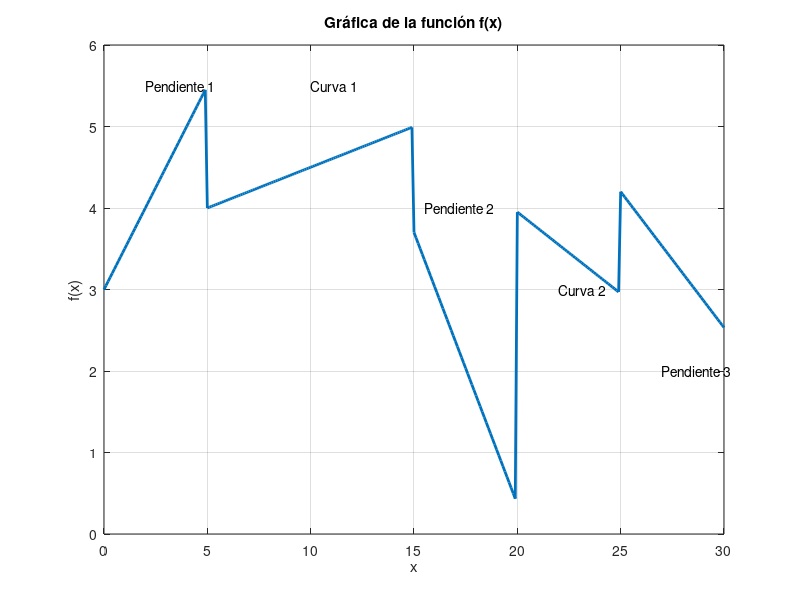

Recreate this plot in MATLAB.
% Ejercicio 6-TP2 

% Borramos las variables previas y la ventana de comandos
clc
clear
close all

% Definimos los puntos x
x = 0:0.1:30; % Desde 0 a 30 con incremento de 0.1

% Inicializamos el vector de la función f(x)
f = zeros(size(x));

% Definimos cada parte de la función según las pendientes y curvas

% Pendiente 1: f(x) = 0.5*x + 3 desde x = 0 a 5
f(x >= 0 & x < 5) = 0.5 * x(x >= 0 & x < 5) + 3;

% Curva 1: f(x) = 0.1*(x - 5) + 4 desde x = 5 a 15
f(x >= 5 & x < 15) = (0.1 * (x(x >= 5 & x < 15) - 5)) + 4;

% Pendiente 2: f(x) = -2/3*(x - 15) + f(15) desde x = 15 a 20
f(x >= 15 & x < 20) = -(2/3) * (x(x >= 15 & x < 20) - 15) + f(15);

% Curva 2: f(x) se define gradualmente desde x = 20 a 25
f(x >= 20 & x < 25) = -0.2*(x(x >= 20 & x < 25) - 20) + f(20);

% Pendiente 3: f(x) = -1/3*(x - 25) + f(25) desde x = 25 a 30
f(x >= 25 & x <= 30) = -(1/3) * (x(x >= 25 & x <= 30) - 25) + f(25);

% Graficar la función
figure;
plot(x, f, 'LineWidth', 2);
xlabel('x');
ylabel('f(x)');
title('Gráfica de la función f(x)');
grid on;

% Añadir etiquetas para los segmentos
text(2, 5.5, 'Pendiente 1', 'FontSize', 10);
text(10, 5.5, 'Curva 1', 'FontSize', 10);
text(15.5, 4, 'Pendiente 2', 'FontSize', 10);
text(22, 3, 'Curva 2', 'FontSize', 10);
text(27, 2, 'Pendiente 3', 'FontSize', 10);
 
% Datos de la tabla
% [ \begin{array}{c|ccc} v , \text{[m}^3/\text{kg]} & 0.10377 & 0.11144 & 0.1254 \ \hline s , \text{[kJ/kg} \cdot \text{K]} & 6.4147 & 6.5453 & 6.7664 \end{array} ]
% 
% Parte a: Interpolación lineal
% Valores para la interpolación
% 
% (v_1 = 0.10377 , \text{m}^3/\text{kg}), (s_1 = 6.4147 , \text{kJ/kg} \cdot \text{K})
% (v_2 = 0.11144 , \text{m}^3/\text{kg}), (s_2 = 6.5453 , \text{kJ/kg} \cdot \text{K})
% (v = 0.108 , \text{m}^3/\text{kg})
% Interpolación lineal [ s = s_1 + \frac{(s_2 - s_1)}{(v_2 - v_1)} \cdot (v - v_1) ]
% 
% Cálculo
% 
% Diferencia de entropía: (s_2 - s_1 = 6.5453 - 6.4147 = 0.1306)
% Diferencia de volumen: (v_2 - v_1 = 0.11144 - 0.10377 = 0.00767)
% Sustituyendo: [ s = 6.4147 + \frac{0.1306}{0.00767} \cdot (0.108 - 0.10377) ]
% (s = 6.4147 + 17.0203 \cdot 0.00423)
% (s \approx 6.4147 + 0.0719 \approx 6.4866 , \text{kJ/kg} \cdot \text{K})
% Parte b: Interpolación cuadrática
% Valores para la interpolación cuadrática Utilizando los tres puntos de la tabla:
% 
% (x_0 = 0.10377, , y_0 = 6.4147)
% (x_1 = 0.11144, , y_1 = 6.5453)
% (x_2 = 0.1254, , y_2 = 6.7664)
% Interpolación cuadrática [ s = \frac{(v - x_1)(v - x_2)}{(x_0 - x_1)(x_0 - x_2)}y_0 + \frac{(v - x_0)(v - x_2)}{(x_1 - x_0)(x_1 - x_2)}y_1 + \frac{(v - x_0)(v - x_1)}{(x_2 - x_0)(x_2 - x_1)}y_2 ]
% 
% Cálculo [ s = \frac{(0.108 - 0.11144)(0.108 - 0.1254)}{(0.10377 - 0.11144)(0.10377 - 0.1254)} \times 6.4147 + \frac{(0.108 - 0.10377)(0.108 - 0.1254)}{(0.11144 - 0.10377)(0.11144 - 0.1254)} \times 6.5453 + \frac{(0.108 - 0.10377)(0.108 - 0.11144)}{(0.1254 - 0.10377)(0.1254 - 0.11144)} \times 6.7664 ]
% 
% Realizando los cálculos, se obtiene: [ s \approx 6.4870 , \text{kJ/kg} \cdot \text{K} ]
% Parte c: Encontrar el volumen correspondiente a una entropía de 6.6
% Interpolación lineal entre los puntos más cercanos Usamos (s_1 = 6.5453) y (s_2 = 6.7664) (valores de (v_2) y (v_3)):
% 
% (v_1 = 0.11144, , s_1 = 6.5453)
% (v_2 = 0.1254, , s_2 = 6.7664)
% Se busca (v) cuando (s = 6.6)
% Interpolación lineal [ v = v_1 + \frac{(v_2 - v_1)}{(s_2 - s_1)} \cdot (s - s_1) ]
% 
% Cálculo: [ v = 0.11144 + \frac{(0.1254 - 0.11144)}{(6.7664 - 6.5453)} \cdot (6.6 - 6.5453) ]
% (v = 0.11144 + \frac{0.01396}{0.2211} \cdot 0.0547)
% (v \approx 0.11144 + 0.002772 \approx 0.1142 , \text{m}^3/\text{kg})
% Resumen de Resultados
% Entropía con interpolación lineal (a): (6.4866 , \text{kJ/kg} \cdot \text{K})
% Entropía con interpolación cuadrática (b): (6.4870 , \text{kJ/kg} \cdot \text{K})
% Volumen para (s = 6.6) (c): (0.1142 , \text{m}^3/\text{kg})